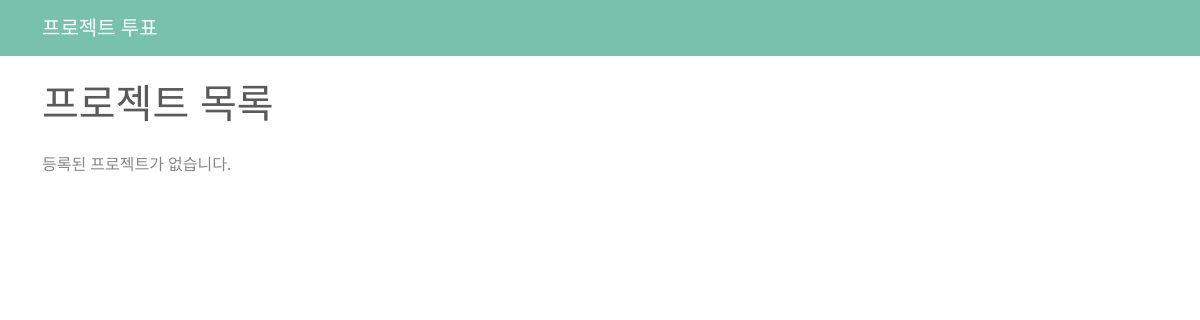
Before: / with the older database file.
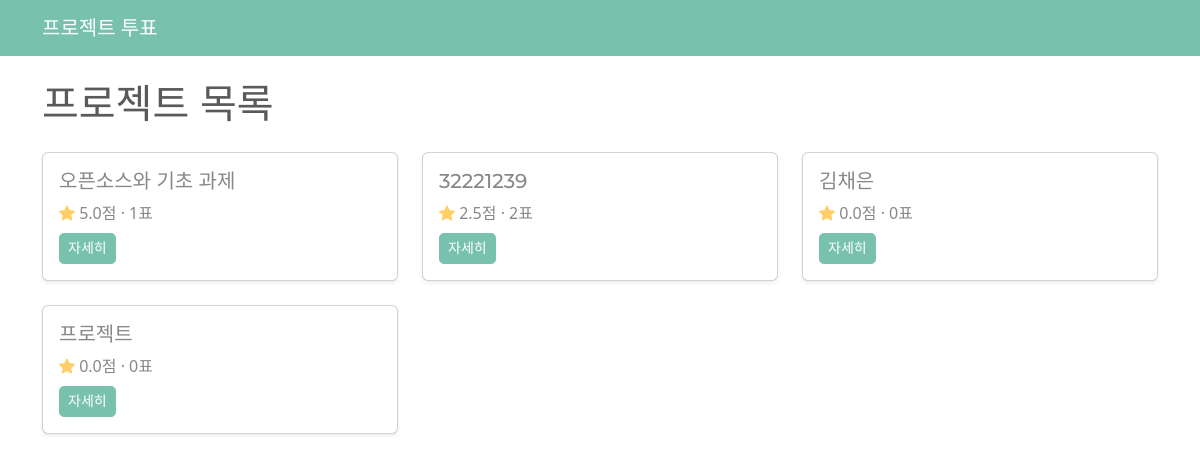
After: the same page with the newer database file.
### projects/models.py (models this page shows, shortened)
class Project(models.Model):
    title = models.CharField("제목", max_length=200)
    description = models.TextField("상세 내용")
    created = models.DateTimeField(auto_now_add=True)

### projects/views.py (the view)
# urls.py: path("", ProjectListView.as_view(), name="list"),
class ProjectListView(ListView):
    model = Project
    template_name = "projects/project_list.html"
    context_object_name = "projects"
    def get_queryset(self):
        return Project.objects.annotate(avg=Avg("votes__score")).order_by("-avg")

### projects/templates/projects/project_list.html (shortened to what this page needs)
{% extends 'base.html' %}
{% block content %}
<h1 class="mb-4">프로젝트 목록</h1>
{% if projects %}
<div class="row row-cols-1 row-cols-md-3 g-4">
  {% for p in projects %}
  <div class="col">
    <div class="card h-100 shadow-sm">
      <div class="card-body">
        <h5 class="card-title">{{ p.title }}</h5>
        <p class="card-text mb-2">
          <i class="bi bi-star-fill text-warning"></i>
          {{ p.avg|default:0|floatformat:1 }}점 · {{ p.votes.count }}표
        </p>
        <a href="{% url 'projects:detail' p.pk %}" class="btn btn-primary btn-sm">자세히</a>
      </div>
    </div>
  </div>
  {% endfor %}
</div>
{% else %}
<p>등록된 프로젝트가 없습니다.</p>
{% endif %}
{% endblock %}

### projects/templates/base.html (shortened to what this page needs)
{% load static %}
<!doctype html>
<html lang="ko">
  <head>
    <link
      href="https://cdn.jsdelivr.net/npm/bootswatch@5.3.3/dist/minty/bootstrap.min.css"
      rel="stylesheet"
    />
    <link rel="stylesheet" href="https://cdn.jsdelivr.net/npm/bootstrap-icons@1.11.3/font/bootstrap-icons.min.css" />
  </head>
  <body>
    <nav class="navbar navbar-expand-lg navbar-dark bg-primary mb-4">
      <div class="container">
        <a class="navbar-brand" href="{% url 'projects:list' %}">프로젝트 투표</a>
      </div>
    </nav>
    <div class="container">
      {% block content %}{% endblock %}
    </div>
  </body>
</html>

Changed rows visible on the page:
added Project: title "오픈소스와 기초 과제", avg "5.0", votes.count "1"
added Project: title "32221239", avg "2.5", votes.count "2"
added Project: title "김채은", avg "0.0", votes.count "0"
added Project: title "프로젝트", avg "0.0", votes.count "0"
Other visible differences:
text no longer shown: "등록된 프로젝트가 없습니다."
